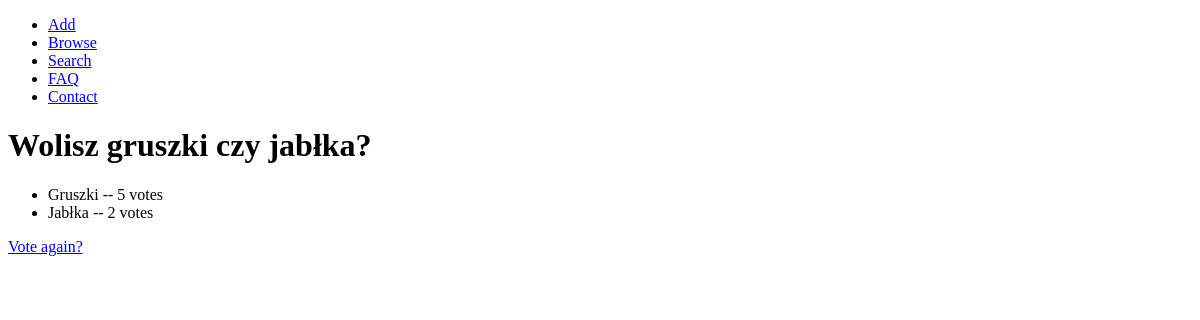
/polls/2/results, run on an earlier commit of the app's database.
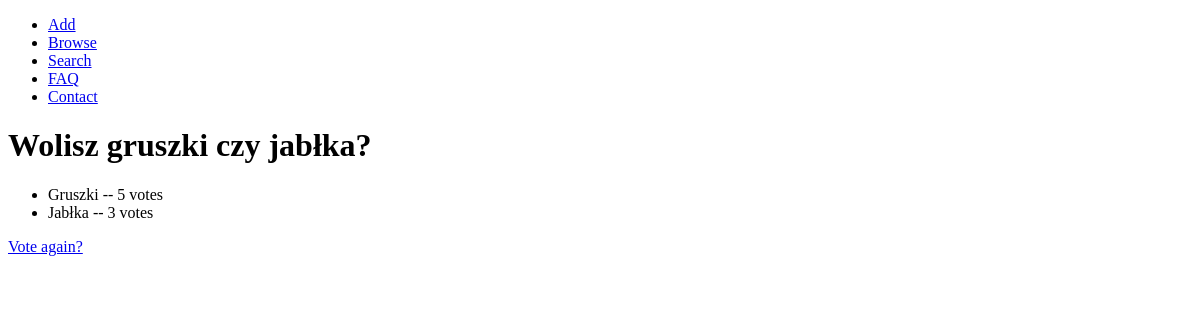
And on a later commit of the database.
### polls/models.py (models this page shows, shortened)
class Question(models.Model):
    title = models.CharField(max_length=100)
    question_text = models.CharField(max_length=300)
    pub_date = models.DateTimeField('Publication Date')
    authors_mail = models.CharField(max_length=100)

class Choice(models.Model):
    question = models.ForeignKey(Question)
    choice_text = models.CharField(max_length=300)
    votes = models.IntegerField(default=0)

### polls/views.py (the view)
# urls.py: url(r'^(?P<question_id>[0-9]+)/results$', views.results, name='results'),
def results(request, question_id):
    question = get_object_or_404(Question, pk=question_id)
    return render(request, 'polls/results.html', {'question': question})

### templates/polls/results.html (shortened to what this page needs)
<!DOCTYPE html>
<html lang="en">
<head>
</head>
<body>
    {% include 'fast_polls/my_menu.html' %}
    <h1>{{ question.question_text }}</h1>
        <ul>
            {% for choice in question.choice_set.all %}
                <li>{{ choice.choice_text }} -- {{ choice.votes }} vote{{ choice.votes|pluralize }}</li>
            {% endfor %}
        </ul>
    <a href="{% url 'polls:vote' question.id %}">Vote again?</a>
</body>
</html>

### templates/fast_polls/my_menu.html
<div id="my_menu">
    <ul>
        <li><a href="/polls/add">Add</a> </li>
        <li><a href="/polls">Browse</a> </li>
        <li><a href="/polls/search">Search</a> </li>
        <li><a href="/faq">FAQ</a> </li>
        <li><a href="/contact">Contact</a> </li>
    </ul>
</div>

What changed in the data, as far as the page shows it:
changed Choice "Jabłka": votes "2" → "3"
